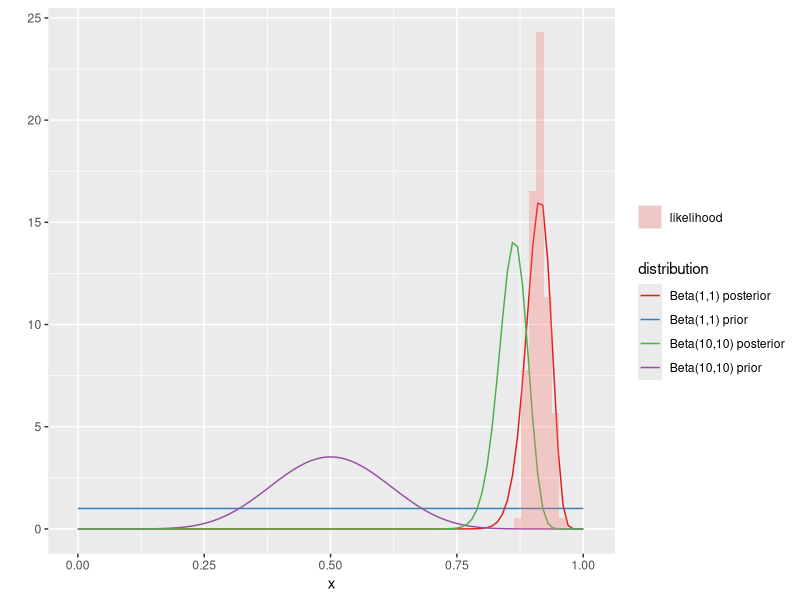

Generate this figure with R:
## ---- chunk 1
y <- 118 # number of successes in data set
n <- 129
# mean
p <- y/n; round(p,3)
# CI
round(p - qnorm(0.975)*sqrt(p*(1-p)/n),3) ; round(p + qnorm(0.975)*sqrt(p*(1-p)/n),3)
## ---- chunk 2
# Use uniform prior, thus Beta(1,1)
a <- b <- 1
# mean
round((a+y)/(a+b+n), 3)
# Bayes quantile-based CI:
round(qbeta(c(0.025,0.975), y+a, n-y+b),3)
## ---- chunk 3
library(tidyverse)
p1 <- ggplot(data = tibble(x = seq(0, 1, by = 0.001)), aes(x)) +
  stat_function(fun = dbeta, args = list(shape1 = 1, shape2 = 1), aes(color = "Beta(1,1) prior")) + 
  stat_function(fun = dbeta, args = list(shape1 = y+1, shape2 = n-y+1), aes(color = "Beta(1,1) posterior")) + 
    stat_function(fun = dbeta, args = list(shape1 = 10, shape2 = 10), aes(color = "Beta(10,10) prior")) + 
  stat_function(fun = dbeta, args = list(shape1 = y+10, shape2 = n-y+10), aes(color = "Beta(10,10) posterior")) + 
  geom_histogram(data = tibble(x = rbinom(n*2, n = n, p)/(n*2)), aes(x = x, y = ..density.., fill = 'likelihood'), alpha = 0.3, binwidth = 0.015)+
  ylab("") +
  scale_color_brewer(palette = "Set1", name = "distribution")+
  scale_fill_discrete(name = "")
p1
